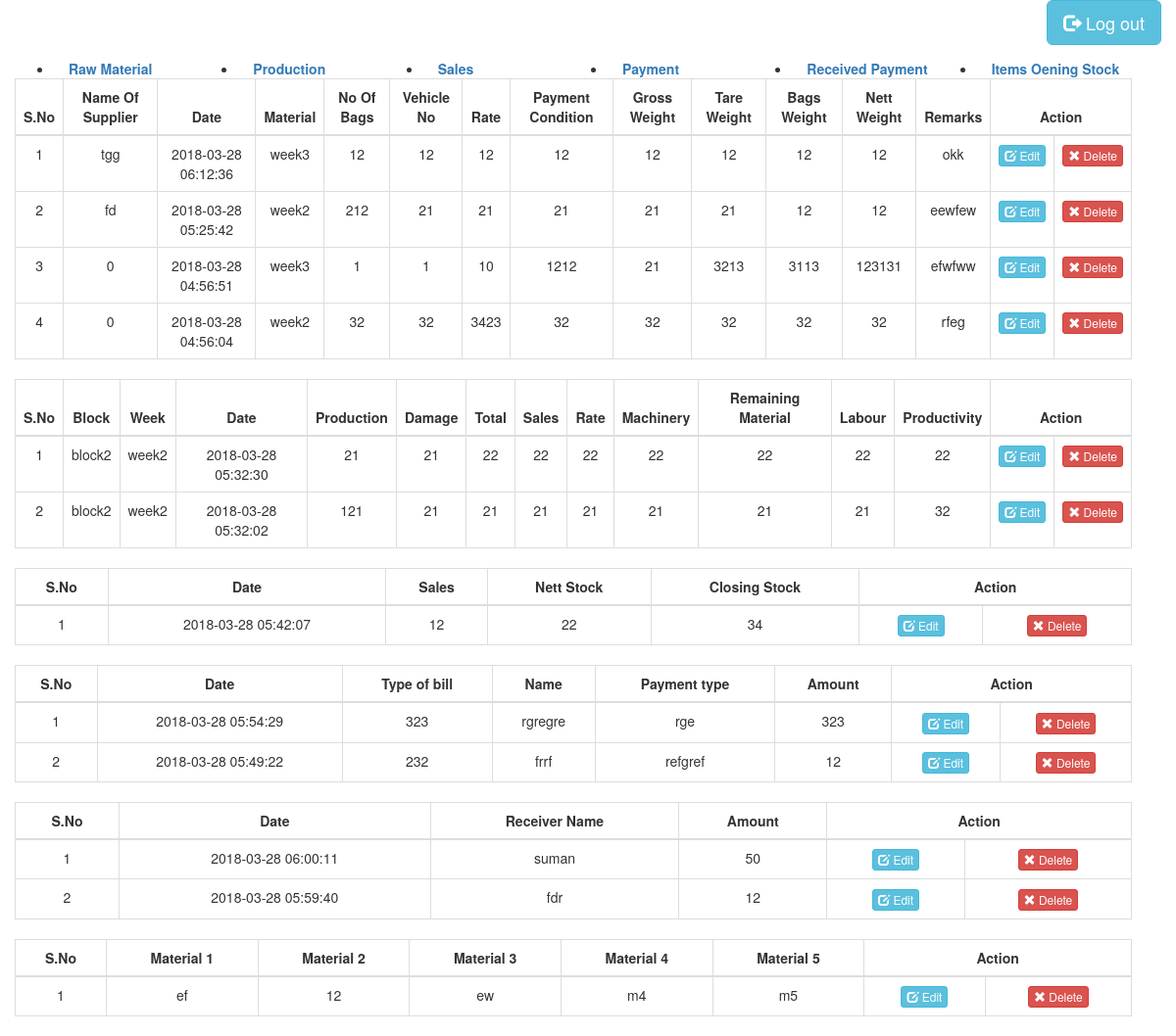
/retrieve.php, run on the app's committed database.
### tables this page shows
CREATE TABLE `material` (
  `id` int(11) NOT NULL,
  `supplier` varchar(255) NOT NULL,
  `date` timestamp NOT NULL DEFAULT CURRENT_TIMESTAMP ON UPDATE CURRENT_TIMESTAMP,
  `material` varchar(255) NOT NULL,
  `bags` varchar(255) NOT NULL,
  `vehicle` varchar(255) NOT NULL,
  `rate` varchar(255) NOT NULL,
  `payment` varchar(255) NOT NULL,
  `gross` varchar(255) NOT NULL,
  `tare` varchar(255) NOT NULL,
  `bagw` varchar(255) NOT NULL,
  `net` varchar(255) NOT NULL,
  `remark` varchar(255) NOT NULL
);

CREATE TABLE `production` (
  `id` int(11) NOT NULL,
  `block` varchar(255) NOT NULL,
  `week` varchar(255) NOT NULL,
  `date` timestamp NOT NULL DEFAULT CURRENT_TIMESTAMP ON UPDATE CURRENT_TIMESTAMP,
  `production` varchar(255) NOT NULL,
  `damage` varchar(255) NOT NULL,
  `total` varchar(255) NOT NULL,
  `sales` varchar(255) NOT NULL,
  `rate` varchar(255) NOT NULL,
  `machinery` varchar(255) NOT NULL,
  `rmaterial` varchar(255) NOT NULL,
  `labour` varchar(255) NOT NULL,
  `productivity` varchar(255) NOT NULL
);

CREATE TABLE `sales` (
  `id` int(11) NOT NULL,
  `date` timestamp NOT NULL DEFAULT CURRENT_TIMESTAMP ON UPDATE CURRENT_TIMESTAMP,
  `sale` varchar(255) NOT NULL,
  `nstock` varchar(255) NOT NULL,
  `cstock` varchar(255) NOT NULL
);

CREATE TABLE `payment` (
  `id` int(11) NOT NULL,
  `date` timestamp NOT NULL DEFAULT CURRENT_TIMESTAMP ON UPDATE CURRENT_TIMESTAMP,
  `bill` varchar(255) NOT NULL,
  `name` varchar(255) NOT NULL,
  `payment` varchar(255) NOT NULL,
  `amount` varchar(255) NOT NULL
);

CREATE TABLE `rpayment` (
  `id` int(11) NOT NULL,
  `date` timestamp NOT NULL DEFAULT CURRENT_TIMESTAMP ON UPDATE CURRENT_TIMESTAMP,
  `rname` varchar(255) NOT NULL,
  `ramount` varchar(255) NOT NULL
);

CREATE TABLE `items` (
  `id` int(11) NOT NULL,
  `m1` varchar(255) NOT NULL,
  `m2` varchar(255) NOT NULL,
  `m3` varchar(255) NOT NULL,
  `m4` varchar(255) NOT NULL,
  `m5` varchar(255) NOT NULL
);

### retrieve.php (the view, shortened to what this page needs)
<?php
require('db.php');
?>
<!DOCTYPE html>
<html>
<head>
  <link rel="stylesheet" href="https://cdnjs.cloudflare.com/ajax/libs/font-awesome/4.7.0/css/font-awesome.min.css">
  <link rel="stylesheet" href="https://maxcdn.bootstrapcdn.com/bootstrap/3.3.7/css/bootstrap.min.css">
</head>
<body>
	<div Class="container" style="width:100%">
	 <a href="admin/logout.php" class="btn btn-info btn-lg" style="float:right;">
						  <span class="glyphicon glyphicon-log-out"></span> Log out
						</a>
		<div  id="tabs"  style="margin-top:60px; border:none" >
			<ul style="background:pink; margin-bottom:30px;">
				<li class="reddy active col-md-2 col-xs-6" ><a href="#material"><b>Raw Material</b></a></li>
				<li class="reddy col-md-2 col-xs-6 " ><a href="#production"><b>Production</b></a></li>
				<li class="reddy col-md-2 col-xs-6" ><a href="#sales"><b>Sales</b></a></li>
				<li class="reddy col-md-2 col-xs-6" ><a href="#payment"><b>Payment</b></a></li>
				<li class="reddy col-md-2 col-xs-6"><a href="#rpayment"><b>Received Payment</b></a></li>
				<li class="reddy col-md-2 col-xs-6"><a href="#items"><b>Items Oening Stock</b></a></li>
			</ul>
			<div id="material">
				<div class="row col-md-12 custyle">
				<div class="table-responsive">
					<table class="table table-bordered">
						<thead>
							<tr>
								<th>S.No</th>
								<th>Name Of Supplier</th>
								<th>Date</th>
								<th>Material</th>
								<th>No Of Bags</th>
								<th>Vehicle No</th>
								<th>Rate</th>
								<th>Payment Condition</th>
								<th>Gross Weight</th>
								<th>Tare Weight</th>
								<th>Bags Weight</th>
								<th>Nett Weight</th>
								<th>Remarks</th>
								<th colspan="2" >Action</th>
							</tr>
						</thead>
						<tbody>
							<?php
							$count=1;
							$sel_query="Select * from material ORDER BY id desc;";
							$result = mysqli_query($con,$sel_query);
							while($row = mysqli_fetch_assoc($result)) { ?>
							<tr>
								<td align="center"><?php echo $count; ?></td>
								<td align="center"><?php echo $row["supplier"]; ?></td>
								<td align="center"><?php echo $row["date"]; ?></td>
								<td align="center"><?php echo $row["material"]; ?></td>
								<td align="center"><?php echo $row["bags"]; ?></td>
								<td align="center"><?php echo $row["vehicle"]; ?></td>
								<td align="center"><?php echo $row["rate"]; ?></td>
								<td align="center"><?php echo $row["payment"]; ?></td>
								<td align="center"><?php echo $row["gross"]; ?></td>
								<td align="center"><?php echo $row["tare"]; ?></td>
								<td align="center"><?php echo $row["bagw"]; ?></td>
								<td align="center"><?php echo $row["net"]; ?></td>
								<td align="center"><?php echo $row["remark"]; ?></td>
								<td align="center"><a class='btn btn-info btn-xs pad' href="editnew.php?id=<?php echo $row["id"]; ?>"><span class="glyphicon glyphicon-edit"></span> Edit</a></td>
								<td align="center"><a href="deletenew.php?id=<?php echo $row["id"]; ?>"   onclick="return confirm(' Are you sure to delete this record?');" class="btn btn-danger btn-xs pad"><span class="glyphicon glyphicon-remove" ></span> Delete</a></td>
							</tr>
							<?php $count++; } ?>
						</tbody>
					</table>
					</div>
				</div>
			</div>
			<div id="production" >
				<div class="row col-md-12 custyle">
					<table class="table table-bordered">
						<thead>
							<tr>
								<th>S.No</th>
								<th>Block</th>
								<th>Week</th>
								<th>Date</th>
								<th>Production</th>
								<th>Damage</th>
								<th>Total</th>
								<th>Sales</th>
								<th>Rate</th>
								<th>Machinery</th>
								<th>Remaining Material</th>
								<th>Labour</th>
								<th>Productivity</th>
								<th colspan="2" >Action</th>
							</tr>
						</thead>
						<tbody>
							<?php
							$count=1;
							$sel_query="Select * from production ORDER BY id desc;";
							$result = mysqli_query($con,$sel_query);
							while($row = mysqli_fetch_assoc($result)) { ?>
							<tr>
								<td align="center"><?php echo $count; ?></td>
								<td align="center"><?php echo $row["block"]; ?></td>
								<td align="center"><?php echo $row["week"]; ?></td>
								<td align="center"><?php echo $row["date"]; ?></td>
								<td align="center"><?php echo $row["production"]; ?></td>
								<td align="center"><?php echo $row["damage"]; ?></td>
								<td align="center"><?php echo $row["total"]; ?></td>
								<td align="center"><?php echo $row["sales"]; ?></td>
								<td align="center"><?php echo $row["rate"]; ?></td>
								<td align="center"><?php echo $row["machinery"]; ?></td>
								<td align="center"><?php echo $row["rmaterial"]; ?></td>
								<td align="center"><?php echo $row["labour"]; ?></td>
								<td align="center"><?php echo $row["productivity"]; ?></td>
								<td align="center">
								<a class='btn btn-info btn-xs pad' href="edit1.php?id=<?php echo $row["id"]; ?>"><span class="glyphicon glyphicon-edit"></span> Edit</a>
								</td>
								<td align="center">
								 <a href="delete1.php?id=<?php echo $row["id"]; ?>" onclick="return confirm(' Are you sure to delete this record?');" class="btn btn-danger btn-xs pad"><span class="glyphicon glyphicon-remove" ></span> Delete</a>
								</td>
							</tr>
							<?php $count++; } ?>
						</tbody>
					</table>
				</div>
			</div>
			<div id="sales">
				<div class="row col-md-12 custyle">
					<table class="table table-bordered">
						<thead>
							<tr>
								<th><strong>S.No</strong></th>
								<th><strong>Date</strong></th>
								<th><strong>Sales</strong></th>
								<th><strong>Nett Stock</strong></th>
								<th><strong>Closing Stock</strong></th>
								<th colspan="2" >Action</th>
							</tr>
						</thead>
						<tbody>
							<?php
							$count=1;
							$sel_query="Select * from sales ORDER BY id desc;";
							$result = mysqli_query($con,$sel_query);
							while($row = mysqli_fetch_assoc($result)) { ?>
							<tr>
								<td align="center"><?php echo $count; ?></td>
								<td align="center"><?php echo $row["date"]; ?></td>
								<td align="center"><?php echo $row["sale"]; ?></td>
								<td align="center"><?php echo $row["nstock"]; ?></td>
								<td align="center"><?php echo $row["cstock"]; ?></td>
								<td align="center">
								<a class='btn btn-info btn-xs pad' href="edit2.php?id=<?php echo $row["id"]; ?>"><span class="glyphicon glyphicon-edit"></span> Edit</a>
								</td>
								<td align="center">
								 <a href="delete2.php?id=<?php echo $row["id"]; ?>" onclick="return confirm(' Are you sure to delete this record?');" class="btn btn-danger btn-xs pad"><span class="glyphicon glyphicon-remove" ></span> Delete</a>
								</td>
							</tr>
							<?php $count++; } ?>
						</tbody>
					</table>
				</div>
			</div>
			<div id="payment">
				<div class="row col-md-12 custyle">
					<table class="table table-bordered">
						<thead>
							<tr>
								<th><strong>S.No</strong></th>
								<th><strong>Date</strong></th>
								<th><strong>Type of bill</strong></th>
								<th><strong>Name</strong></th>
								<th><strong>Payment type</strong></th>
								<th><strong>Amount</strong></th>
								<th colspan="2" >Action</th>
							</tr>
						</thead>
						<tbody>
							<?php
							$count=1;
							$sel_query="Select * from payment ORDER BY id desc;";
							$result = mysqli_query($con,$sel_query);
							while($row = mysqli_fetch_assoc($result)) { ?>
							<tr>
								<td align="center"><?php echo $count; ?></td>
								<td align="center"><?php echo $row["date"]; ?></td>
								<td align="center"><?php echo $row["bill"]; ?></td>
								<td align="center"><?php echo $row["name"]; ?></td>
								<td align="center"><?php echo $row["payment"]; ?></td>
								<td align="center"><?php echo $row["amount"]; ?></td>
								<td align="center">
								<a class='btn btn-info btn-xs pad' href="edit3.php?id=<?php echo $row["id"]; ?>"><span class="glyphicon glyphicon-edit"></span> Edit</a>
								</td>
								<td align="center">
								 <a href="delete3.php?id=<?php echo $row["id"]; ?>" onclick="return confirm(' Are you sure to delete this record?');" class="btn btn-danger btn-xs pad"><span class="glyphicon glyphicon-remove" ></span> Delete</a>
								</td>
							</tr>
							<?php $count++; } ?>
						</tbody>
					</table>
				</div>
			</div>
			<div id="rpayment">
				<div class="row col-md-12 custyle">
					<table class="table table-bordered">
						<thead>
							<tr>
								<th><strong>S.No</strong></th>
								<th><strong>Date</strong></th>
								<th><strong>Receiver Name</strong></th>
								<th><strong>Amount</strong></th>
								<th colspan="2" >Action</th>
							</tr>
						</thead>
						<tbody>
							<?php
							$count=1;
							$sel_query="Select * from rpayment ORDER BY id desc;";
							$result = mysqli_query($con,$sel_query);
							while($row = mysqli_fetch_assoc($result)) { ?>
							<tr>
								<td align="center"><?php echo $count; ?></td>
								<td align="center"><?php echo $row["date"]; ?></td>
								<td align="center"><?php echo $row["rname"]; ?></td>
								<td align="center"><?php echo $row["ramount"]; ?></td>
								<td align="center">
								<a class='btn btn-info btn-xs pad' href="edit4.php?id=<?php echo $row["id"]; ?>"><span class="glyphicon glyphicon-edit"></span> Edit</a>
								</td>
								<td align="center">
								 <a href="delete4.php?id=<?php echo $row["id"]; ?>" onclick="return confirm(' Are you sure to delete this record?');" class="btn btn-danger btn-xs pad"><span class="glyphicon glyphicon-remove" ></span> Delete</a>
								</td>
							</tr>
							<?php $count++; } ?>
						</tbody>
					</table>
				</div>
			</div>
			<div id="items">
				<div class="row col-md-12 custyle">
					<table class="table table-bordered">
						<thead>
							<tr>
								<th><strong>S.No</strong></th>
								<th><strong>Material 1</strong></th>
								<th><strong>Material 2</strong></th>
								<th><strong>Material 3</strong></th>
								<th><strong>Material 4</strong></th>
								<th><strong>Material 5</strong></th>
								<th colspan="2" >Action</th>
							</tr>
						</thead>
						<tbody>
							<?php
							$count=1;
							$sel_query="Select * from items ORDER BY id desc;";
							$result = mysqli_query($con,$sel_query);
							while($row = mysqli_fetch_assoc($result)) { ?>
							<tr>
								<td align="center"><?php echo $count; ?></td>
								<td align="center"><?php echo $row["m1"]; ?></td>
								<td align="center"><?php echo $row["m2"]; ?></td>
								<td align="center"><?php echo $row["m3"]; ?></td>
								<td align="center"><?php echo $row["m4"]; ?></td>
								<td align="center"><?php echo $row["m5"]; ?></td>
								<td align="center">
								<a class='btn btn-info btn-xs pad' href="edit5.php?id=<?php echo $row["id"]; ?>"><span class="glyphicon glyphicon-edit"></span> Edit</a>
								</td>
								<td align="center">
								 <a href="delete5.php?id=<?php echo $row["id"]; ?>" onclick="return confirm(' Are you sure to delete this record?');" class="btn btn-danger btn-xs pad"><span class="glyphicon glyphicon-remove" ></span> Delete</a>
								</td>
							</tr>
							<?php $count++; } ?>
						</tbody>
					</table>
				</div>
			</div>
		</div>
	</div>
</body>
</html>

### retrieve.php (style rules this page uses)
th { text-align:center; }

### data on the page
material: supplier "tgg", date "2018-03-28 06:12:36", material "week3", bags "12", vehicle "12", rate "12", payment "12", gross "12", tare "12", bagw "12", net "12", remark "okk"
material: supplier "fd", date "2018-03-28 05:25:42", material "week2", bags "212", vehicle "21", rate "21", payment "21", gross "21", tare "21", bagw "12", net "12", remark "eewfew"
material: supplier "0", date "2018-03-28 04:56:51", material "week3", bags "1", vehicle "1", rate "10", payment "1212", gross "21", tare "3213", bagw "3113", net "123131", remark "efwfww"
material: supplier "0", date "2018-03-28 04:56:04", material "week2", bags "32", vehicle "32", rate "3423", payment "32", gross "32", tare "32", bagw "32", net "32", remark "rfeg"
production: block "block2", week "week2", date "2018-03-28 05:32:30", production "21", damage "21", total "22", sales "22", rate "22", machinery "22", rmaterial "22", labour "22", productivity "22"
production: block "block2", week "week2", date "2018-03-28 05:32:02", production "121", damage "21", total "21", sales "21", rate "21", machinery "21", rmaterial "21", labour "21", productivity "32"
sales: date "2018-03-28 05:42:07", sale "12", nstock "22", cstock "34"
payment: date "2018-03-28 05:54:29", bill "323", name "rgregre", payment "rge", amount "323"
payment: date "2018-03-28 05:49:22", bill "232", name "frrf", payment "refgref", amount "12"
rpayment: date "2018-03-28 06:00:11", rname "suman", ramount "50"
rpayment: date "2018-03-28 05:59:40", rname "fdr", ramount "12"
items: m1 "ef", m2 "12", m3 "ew", m4 "m4", m5 "m5"
